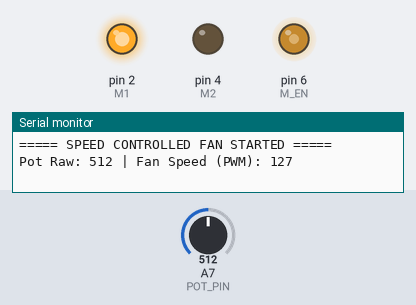
A sketch run on a simulated Arduino Nano, built with avr-gcc and run on an emulated ATmega328P. Shown: output pins drawn as LEDs (lit = HIGH), the last lines printed to the serial monitor. The inputs (shaded band) are chosen by the test bench; at power-on: A7 (POT_PIN) = 512.

Above: at 1.2 s.
1.3 s: A7 (POT_PIN) set to 716
At 2.5 s:
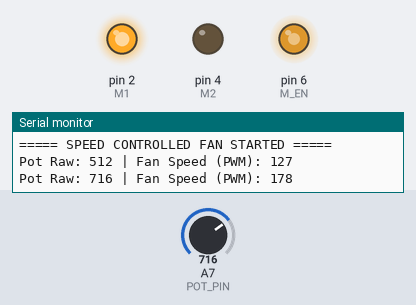
2.8 s: A7 (POT_PIN) set to 900
At 3.6 s:
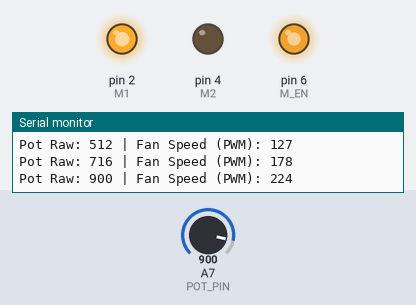
4.3 s: A7 (POT_PIN) set to 122
At 5.0 s:
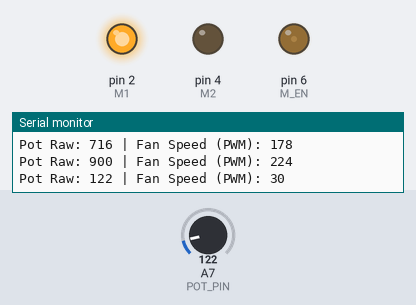
5.8 s: A7 (POT_PIN) set to 0
At 7.0 s:
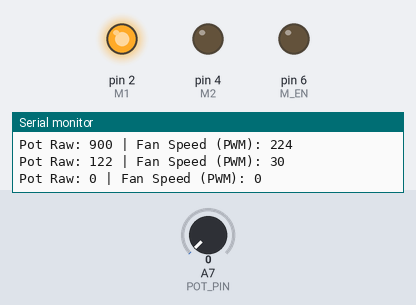
7.3 s: A7 (POT_PIN) set to 511
At 8.3 s:
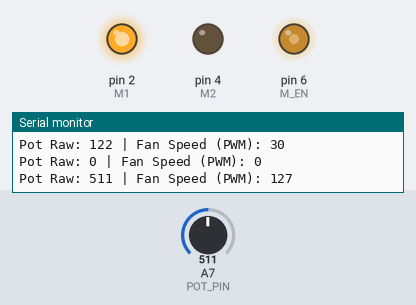
Timing chart, 0 to 9.8 s (numbered marks = the images above; inputs shaded):
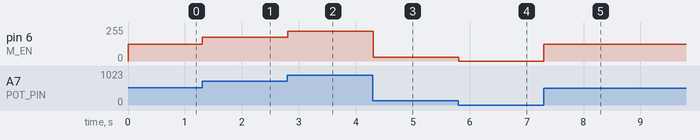

Measured:
- after the input at 1.3 s, pin 6 (M_EN): 127/255 → 178/255 at once
- after the input at 2.8 s, pin 6 (M_EN): 178/255 → 224/255 at once
- after the input at 4.3 s, pin 6 (M_EN): 224/255 → 30/255 at once
- after the input at 5.8 s, pin 6 (M_EN): 30/255 → 0/255 at once
- after the input at 7.3 s, pin 6 (M_EN): 0/255 → 127/255 at once

The sketch:

Project_11.ino
```cpp
// Project : Speed Controlled Fan

#define M1      2
#define M2      4
#define M_EN    6      // PWM pin
#define POT_PIN A7

int lastSpeed = -1;
const int THRESHOLD = 5;

void setup() {
  Serial.begin(9600);

  pinMode(M1, OUTPUT);
  pinMode(M2, OUTPUT);
  pinMode(M_EN, OUTPUT);

  // Fan direction fix (Forward)
  digitalWrite(M1, HIGH);
  digitalWrite(M2, LOW);

  Serial.println("===== SPEED CONTROLLED FAN STARTED =====");
}

void loop() {

  int potValue = analogRead(POT_PIN);

  // Potentiometer value (0-1023) ko PWM range (0-255) mein convert karo
  int speed = map(potValue, 0, 1023, 0, 255);

  // Fan speed apply karo
  analogWrite(M_EN, speed);

  // Sirf tab print karo jab speed meaningfully change ho
  if (abs(speed - lastSpeed) > THRESHOLD) {
    Serial.print("Pot Raw: ");
    Serial.print(potValue);
    Serial.print(" | Fan Speed (PWM): ");
    Serial.println(speed);

    lastSpeed = speed;
  }

  delay(10);
}
```
